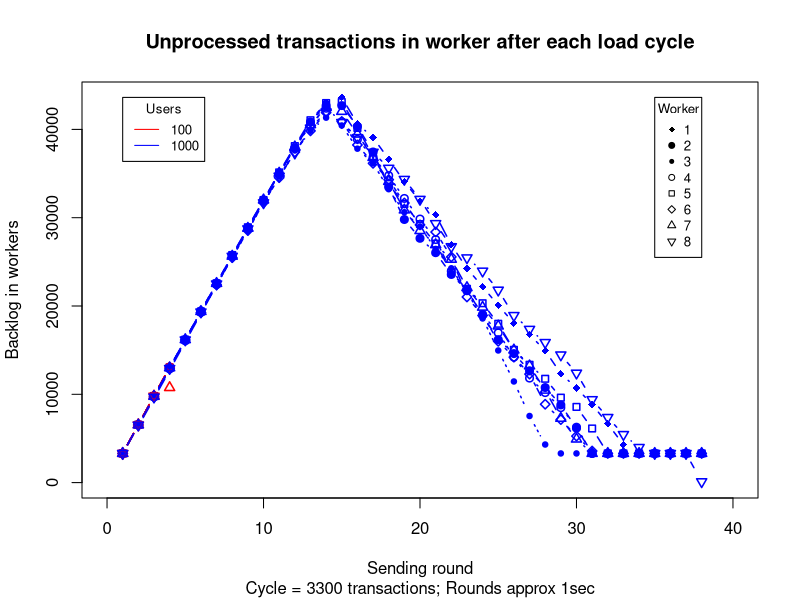

Write R code to recreate this figure.
## ---- chunk 1
cls <- c(round="numeric", worker="numeric", backlog="numeric")
load100 <- read.csv("load_100.csv", header = T, colClasses = cls)
load1000 <- read.csv("load_1000.csv", header = T, colClasses = cls)
## ---- chunk 2
# determine bounds for plot based on 1000 user load since it's... larger
xrange <- range(load1000$round)
yrange <- range(0,load1000$backlog)
numWorkers <- max(load100$worker)

# Set up plot
plot(xrange, yrange, 
     type = "n", 
     xlim = range(0, 40),
     xlab = "Sending round", 
     ylab = "Backlog in workers"
     )

colors <- c("red", "blue")
linetype <- c(1:numWorkers)
plotchar <- seq(18, 18+numWorkers, 1)

# Add plot lines
for (i in 1:numWorkers) {
  load100Worker <- subset(load100, worker == i)
  lines(load100Worker$round, load100Worker$backlog,
        type = "b",
        lwd = 1.5,
        lty = linetype[i],
        col =  colors[1],
        pch = plotchar[i]
        )
  
  load1000Worker <- subset(load1000, worker == i)
  lines(load1000Worker$round, load1000Worker$backlog,
        type = "b",
        lwd = 1.5,
        lty = linetype[i],
        col = colors[2],
        pch = plotchar[i]
        )
}

title("Unprocessed transactions in worker after each load cycle", "Cycle = 3300 transactions; Rounds approx 1sec")

legend(xrange[1],
       yrange[2],
       c("100", "1000"),
       cex = 0.8,
       title = "Users",
       col = colors,
       lwd = 1
       )
legend(xrange[length(xrange)] - 3, # right align
       yrange[2],
       1:numWorkers,
       cex = 0.8,
       pch = plotchar,
       title = "Worker"
       )
